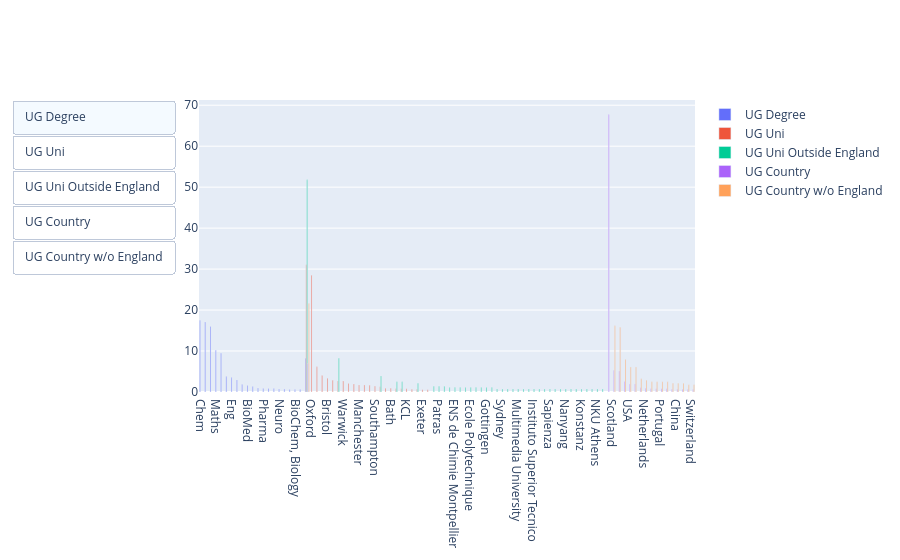
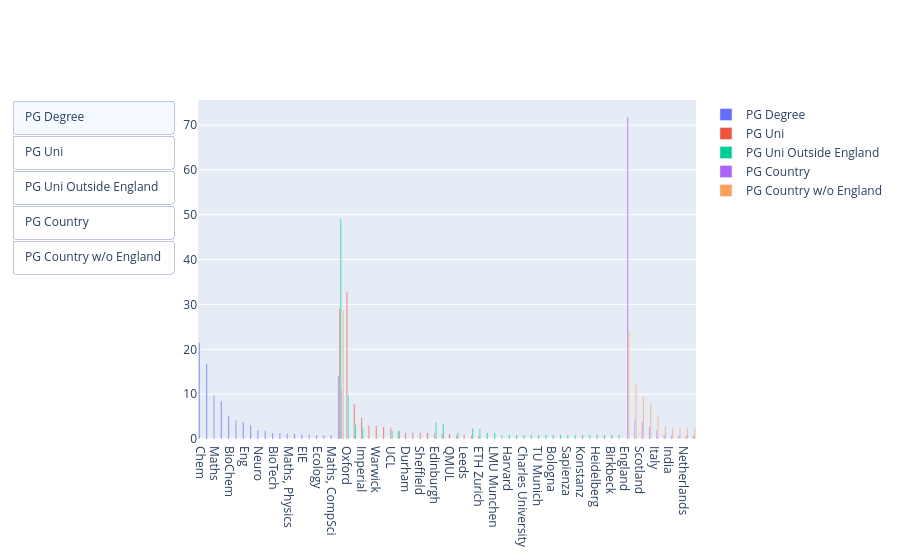

Write notebook code for charts like these, in order.
### Code cell
# figure size
plt.figure(figsize=(10, 7))
fig = go.Figure()

column_names = ["UGCategory", "UGUniversity", "UGUniversity", "UGCountry", "UGCountry"]
limits = [5, 5, 2, 5, 5]
labels = [
    "UG Degree",
    "UG Uni",
    "UG Uni Outside England",
    "UG Country",
    "UG Country w/o England",
]
plot_title = [
    "Undergrad Degree Categories",
    "Undergrad Universities",
    "Undergrad Universities Outside England",
    "Undergrad Countries",
    "Undergrad Countries (No England)",
]
no_uk = [False, False, True, False, True]
buttons = []


for i, name in enumerate(column_names):
    limit = limits[i]
    label = labels[i]
    title = plot_title[i]
    no_uk_flag = no_uk[i]

    if no_uk_flag:
        counts = students.loc[students.UGCountry != 0]
        counts = counts.loc[counts[name] != 0]
        counts = (
            counts.loc[students.UGCountry != "England", name]
            .value_counts()
            .reset_index()
        )
    else:
        counts = students.loc[students[name] != 0, name].value_counts().reset_index()
    total = counts["count"].sum()
    counts["percent"] = counts["count"] / total * 100
    other = counts[counts["count"] < limit]
    counts = counts[counts["count"] >= limit]
    counts.loc[len(counts)] = ["Other", other["count"].sum(), other["percent"].sum()]

    # add pie chart for the distribution of the degrees
    # fig.add_trace(
    #     go.Bar(
    #         labels=counts[name],
    #         values=counts["percent"],
    #         hole=0.3,
    #         textinfo="label+percent",
    #         name=label,
    #     )
    # )

    fig.add_trace(
        go.Bar(
            x=counts[name],
            y=counts["percent"],
            name=label,
        )
    )

    visibility = [False] * len(column_names)
    visibility[i] = True

    sub_title = f"{title} (at least {limit} students)"

    buttons.append(
        dict(
            label=label,
            method="update",
            args=[
                {"visible": visibility},
                {"title": sub_title, "annotations": []},
            ],
        ),
    )


fig.update_layout(
    updatemenus=[
        dict(type="buttons", direction="down", active=0, buttons=list(buttons))
    ]
)

fig.show()


plt.figure(figsize=(7, 10))
fig = go.Figure()

column_names = ["PGCategory", "PGUniversity", "PGUniversity", "PGCountry", "PGCountry"]
limits = [5, 5, 2, 5, 5]
labels = [
    "PG Degree",
    "PG Uni",
    "PG Uni Outside England",
    "PG Country",
    "PG Country w/o England",
]
plot_title = [
    "Postgrad Degree Categories",
    "Postgrad Universities",
    "Postgrad Universities Outside England",
    "Postgrad Countries",
    "Postgrad Countries (No England)",
]
no_uk = [False, False, True, False, True]
buttons = []


for i, name in enumerate(column_names):
    limit = limits[i]
    label = labels[i]
    title = plot_title[i]
    no_uk_flag = no_uk[i]

    if no_uk_flag:
        counts = students.loc[students.UGCountry != 0]
        counts = counts.loc[counts[name] != 0]
        counts = (
            counts.loc[students.UGCountry != "England", name]
            .value_counts()
            .reset_index()
        )
    else:
        counts = students.loc[students[name] != 0, name].value_counts().reset_index()
    total = counts["count"].sum()
    counts["percent"] = counts["count"] / total * 100
    other = counts[counts["count"] < limit]
    counts = counts[counts["count"] >= limit]
    counts.loc[len(counts)] = ["Other", other["count"].sum(), other["percent"].sum()]

    # add pie chart for the distribution of the degrees
    # fig.add_trace(
    #     go.Bar(
    #         labels=counts[name],
    #         values=counts["percent"],
    #         hole=0.3,
    #         textinfo="label+percent",
    #         name=label,
    #     )
    # )

    fig.add_trace(
        go.Bar(
            x=counts[name],
            y=counts["percent"],
            name=label,
        )
    )

    visibility = [False] * len(column_names)
    visibility[i] = True

    sub_title = f"{title} (at least {limit} students)"

    buttons.append(
        dict(
            label=label,
            method="update",
            args=[
                {"visible": visibility},
                {"title": sub_title, "annotations": []},
            ],
        ),
    )


fig.update_layout(
    updatemenus=[
        dict(type="buttons", direction="down", active=0, buttons=list(buttons))
    ]
)

fig.show()

### Figure 1 — Plotly figure (JSON) as saved in the notebook; plotly's stock layout.template omitted (floating-point values rounded to 4 significant figures)
{"data": [{"name": "UG Degree", "type": "bar", "x": ["Chem", "Biology", "Physics", "Maths", "BioChem", "CompSci", "Eng", "BioTech", "BioEng", "BioMed", "Maths, CompSci", "EEE", "Pharma", "MechEng", "EIE", "Neuro", "LifeSci", "Maths, Physics", "BioChem, Biology", "Medicine", "Other"], "y": [17.43, 17.07, 15.98, 10.17, 9.443, 3.753, 3.511, 2.906, 1.816, 1.574, 1.332, 0.9685, 0.8475, 0.8475, 0.8475, 0.7264, 0.7264, 0.6053, 0.6053, 0.6053, 8.232]}, {"name": "UG Uni", "type": "bar", "x": ["Oxford", "Cambridge", "Imperial", "Bristol", "Nottingham", "Edinburgh", "Warwick", "UCL", "Sheffield", "Manchester", "Durham", "York", "Southampton", "St Andrews", "Leeds", "Bath", "Glasgow", "Heidelberg", "KCL", "QMUL", "Queen's Belfast", "Exeter", "Reading", "Other"], "y": [28.51, 6.141, 4.056, 3.36, 2.897, 2.665, 2.665, 2.086, 1.97, 1.738, 1.738, 1.622, 1.39, 1.275, 0.927, 0.927, 0.8111, 0.8111, 0.8111, 0.6952, 0.6952, 0.5794, 0.5794, 31.05]}, {"name": "UG Uni Outside England", "type": "bar", "x": ["Edinburgh", "St Andrews", "Glasgow", "Heidelberg", "Queen's Belfast", "LMU Munchen", "Patras", "TU Munich", "Aberdeen", "ENS de Chimie Montpellier", "Humboldt Berlin", "Sao Paolo", "Ecole Polytechnique", "The Australian National University", "Tubingen", "Gottingen", "ETH Zurich", "Eotvos Lorand", "Sydney", "Cardiff", "Bologna", "Multimedia University", "Monterrey", "Cologne", "Instituto Superior Tecnico", "Chimie ParisTech PSL", "Palermo", "Sapienza", "Witwatersrand", "Charles University", "Nanyang", "Barcelona", "TU Graz", "Konstanz", "Leiden", "VU Amsterdam", "NKU Athens", "Groningen", "Other"], "y": [8.214, 3.929, 2.5, 2.5, 2.143, 1.429, 1.429, 1.429, 1.071, 1.071, 1.071, 1.071, 1.071, 1.071, 1.071, 1.071, 1.071, 0.7143, 0.7143, 0.7143, 0.7143, 0.7143, 0.7143, 0.7143, 0.7143, 0.7143, 0.7143, 0.7143, 0.7143, 0.7143, 0.7143, 0.7143, 0.7143, 0.7143, 0.7143, 0.7143, 0.7143, 0.7143, 51.79]}, {"name": "UG Country", "type": "bar", "x": ["England", "Scotland", "Germany", "France", "USA", "Italy", "Spain", "Netherlands", "Canada", "Australia", "Portugal", "India", "Northern Ireland", "China", "Greece", "Hungary", "Switzerland", "Other"], "y": [67.71, 5.226, 5.11, 2.555, 1.974, 1.974, 1.045, 0.9292, 0.813, 0.813, 0.813, 0.813, 0.6969, 0.6969, 0.6969, 0.5807, 0.5807, 6.969]}, {"name": "UG Country w/o England", "type": "bar", "x": ["Scotland", "Germany", "France", "USA", "Italy", "Spain", "Netherlands", "Canada", "Australia", "Portugal", "India", "Northern Ireland", "China", "Greece", "Hungary", "Switzerland", "Other"], "y": [16.19, 15.83, 7.914, 6.115, 6.115, 3.237, 2.878, 2.518, 2.518, 2.518, 2.518, 2.158, 2.158, 2.158, 1.799, 1.799, 21.58]}], "layout": {"updatemenus": [{"active": 0, "buttons": [{"args": [{"visible": [true, false, false, false, false]}, {"annotations": [], "title": "Undergrad Degree Categories (at least 5 students)"}], "label": "UG Degree", "method": "update"}, {"args": [{"visible": [false, true, false, false, false]}, {"annotations": [], "title": "Undergrad Universities (at least 5 students)"}], "label": "UG Uni", "method": "update"}, {"args": [{"visible": [false, false, true, false, false]}, {"annotations": [], "title": "Undergrad Universities Outside England (at least 2 students)"}], "label": "UG Uni Outside England", "method": "update"}, {"args": [{"visible": [false, false, false, true, false]}, {"annotations": [], "title": "Undergrad Countries (at least 5 students)"}], "label": "UG Country", "method": "update"}, {"args": [{"visible": [false, false, false, false, true]}, {"annotations": [], "title": "Undergrad Countries (No England) (at least 5 students)"}], "label": "UG Country w/o England", "method": "update"}], "direction": "down", "type": "buttons"}]}}

### Figure 2 — Plotly figure (JSON) as saved in the notebook; plotly's stock layout.template omitted (floating-point values rounded to 4 significant figures)
{"data": [{"name": "PG Degree", "type": "bar", "x": ["Chem", "Physics", "Maths", "Biology", "BioChem", "CompSci", "Eng", "BioEng", "Neuro", "Pharma", "BioTech", "Maths, Compsci", "Maths, Physics", "BioMed", "EIE", "Business", "Ecology", "Genetics", "Maths, CompSci", "Other"], "y": [21.49, 16.86, 9.752, 8.43, 5.124, 4.132, 3.802, 3.14, 1.983, 1.818, 1.322, 1.322, 1.157, 1.157, 0.9917, 0.9917, 0.8264, 0.8264, 0.8264, 14.05]}, {"name": "PG Uni", "type": "bar", "x": ["Oxford", "Cambridge", "Imperial", "Bristol", "Warwick", "Nottingham", "UCL", "KCL", "Durham", "Manchester", "Sheffield", "York", "Edinburgh", "Glasgow", "QMUL", "St Andrews", "Leeds", "Queen's Belfast", "ETH Zurich", "Other"], "y": [32.7, 7.778, 4.762, 3.016, 3.016, 2.698, 2.54, 1.746, 1.429, 1.429, 1.429, 1.429, 1.27, 1.111, 1.111, 0.9524, 0.9524, 0.7937, 0.7937, 29.05]}, {"name": "PG Uni Outside England", "type": "bar", "x": ["Oxford", "Edinburgh", "Glasgow", "Cambridge", "ETH Zurich", "Imperial", "Queen's Belfast", "UCL", "KCL", "Pierre & Marie Curie", "St Andrews", "LMU Munchen", "Humboldt Berlin", "Harvard", "Ecole Polytechnique", "Charles University", "Gottingen", "TU Munich", "Sydney", "Bologna", "TU Graz", "Sapienza", "Groningen", "Konstanz", "Coimbra", "Heidelberg", "Radboud", "Birkbeck", "Eotvos Lorand", "Other"], "y": [9.813, 3.738, 3.271, 3.271, 2.336, 2.336, 2.336, 1.869, 1.869, 1.402, 1.402, 1.402, 0.9346, 0.9346, 0.9346, 0.9346, 0.9346, 0.9346, 0.9346, 0.9346, 0.9346, 0.9346, 0.9346, 0.9346, 0.9346, 0.9346, 0.9346, 0.9346, 0.9346, 49.07]}, {"name": "PG Country", "type": "bar", "x": ["England", "Germany", "Scotland", "France", "Italy", "Switzerland", "India", "Northern Ireland", "Netherlands", "Hungary", "Other"], "y": [71.82, 4.459, 3.822, 2.707, 1.911, 0.9554, 0.7962, 0.7962, 0.7962, 0.7962, 11.15]}, {"name": "PG Country w/o England", "type": "bar", "x": ["England", "Germany", "Scotland", "France", "Italy", "Switzerland", "India", "Hungary", "Northern Ireland", "Netherlands", "Other"], "y": [24.06, 12.26, 9.434, 8.019, 5.189, 2.83, 2.358, 2.358, 2.358, 2.358, 28.77]}], "layout": {"updatemenus": [{"active": 0, "buttons": [{"args": [{"visible": [true, false, false, false, false]}, {"annotations": [], "title": "Postgrad Degree Categories (at least 5 students)"}], "label": "PG Degree", "method": "update"}, {"args": [{"visible": [false, true, false, false, false]}, {"annotations": [], "title": "Postgrad Universities (at least 5 students)"}], "label": "PG Uni", "method": "update"}, {"args": [{"visible": [false, false, true, false, false]}, {"annotations": [], "title": "Postgrad Universities Outside England (at least 2 students)"}], "label": "PG Uni Outside England", "method": "update"}, {"args": [{"visible": [false, false, false, true, false]}, {"annotations": [], "title": "Postgrad Countries (at least 5 students)"}], "label": "PG Country", "method": "update"}, {"args": [{"visible": [false, false, false, false, true]}, {"annotations": [], "title": "Postgrad Countries (No England) (at least 5 students)"}], "label": "PG Country w/o England", "method": "update"}], "direction": "down", "type": "buttons"}]}}
